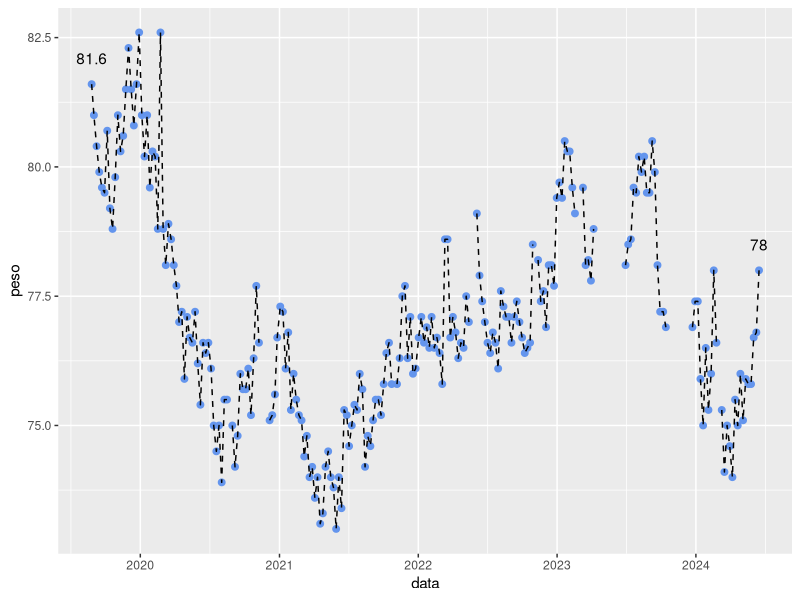

Generate this figure with R:
## ---- chunk 1
knitr::opts_chunk$set(
  collapse = TRUE,
  comment = "#>"
)
## ---- chunk 2
library(tidyverse)
## ---- chunk 3
peso <- readr::read_csv2("peso.csv", col_types = "cd") %>% 
  mutate(data = lubridate::dmy(data))

etiquetas <- peso %>% 
  filter(seq_along(data) %in% c(1, n()))

ggplot(peso, aes(data, peso)) +
  geom_point(col = "cornflowerblue", size = 2) +
  geom_line(linetype = "dashed") +
  geom_text(aes(label = peso), etiquetas, nudge_y = 0.5)
